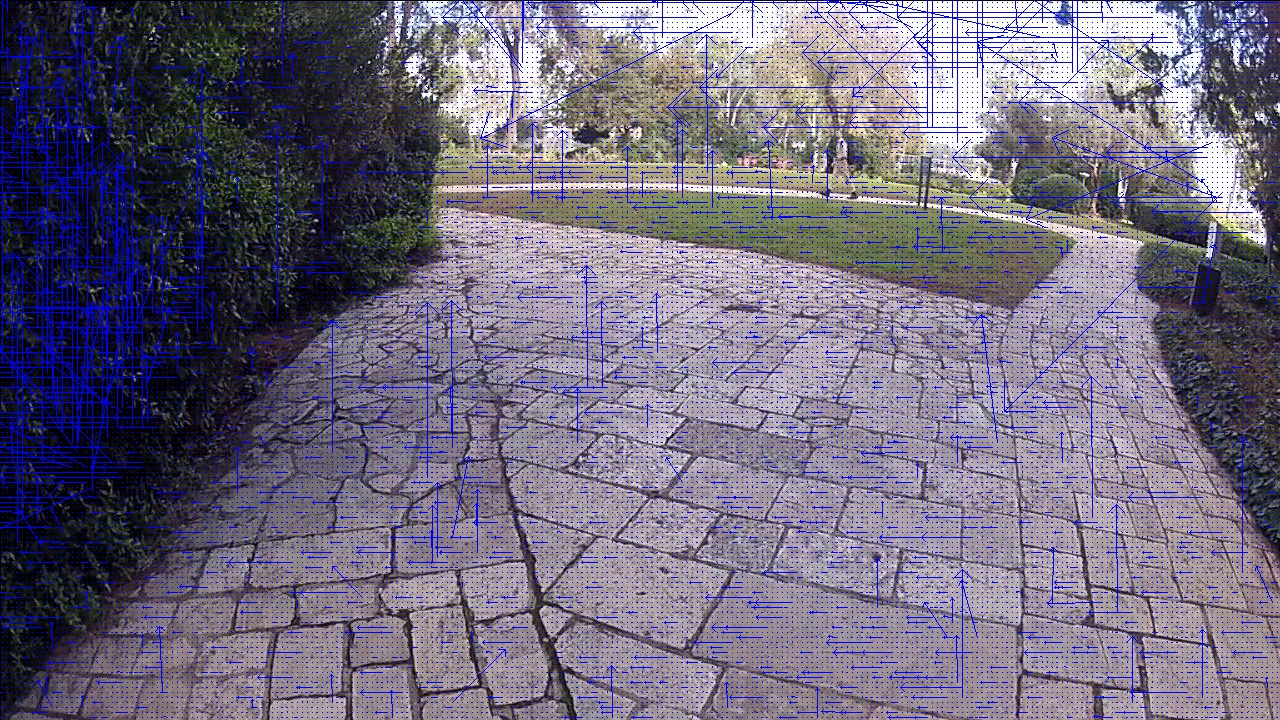
#> input picture Featureless/Optical Flow.jpg, 1280 x 720 px
$ python self_flow.py 'Optical Flow.jpg' 'Optical Flow.jpg'   (Python 2 division)
#> lines starting #> are read from the running program, lines starting #| are printed output that depends on the picture; after the words box and inside, x2 and y2 are one past the last pixel; in counts of white or black regions, pixels touching at a corner belong together
import numpy as np
import cv2
import sys

if len(sys.argv) < 3:
	print "Format : python self_flow.py <image1> <image2> "
	exit()

img_in = cv2.imread(sys.argv[1])
#> img_in is the input picture: shape (720, 1280, 3); mean B, G, R 127.2, 107.2, 113.6
img2_in = cv2.imread(sys.argv[2])

img = cv2.cvtColor(img_in, cv2.COLOR_BGR2GRAY)
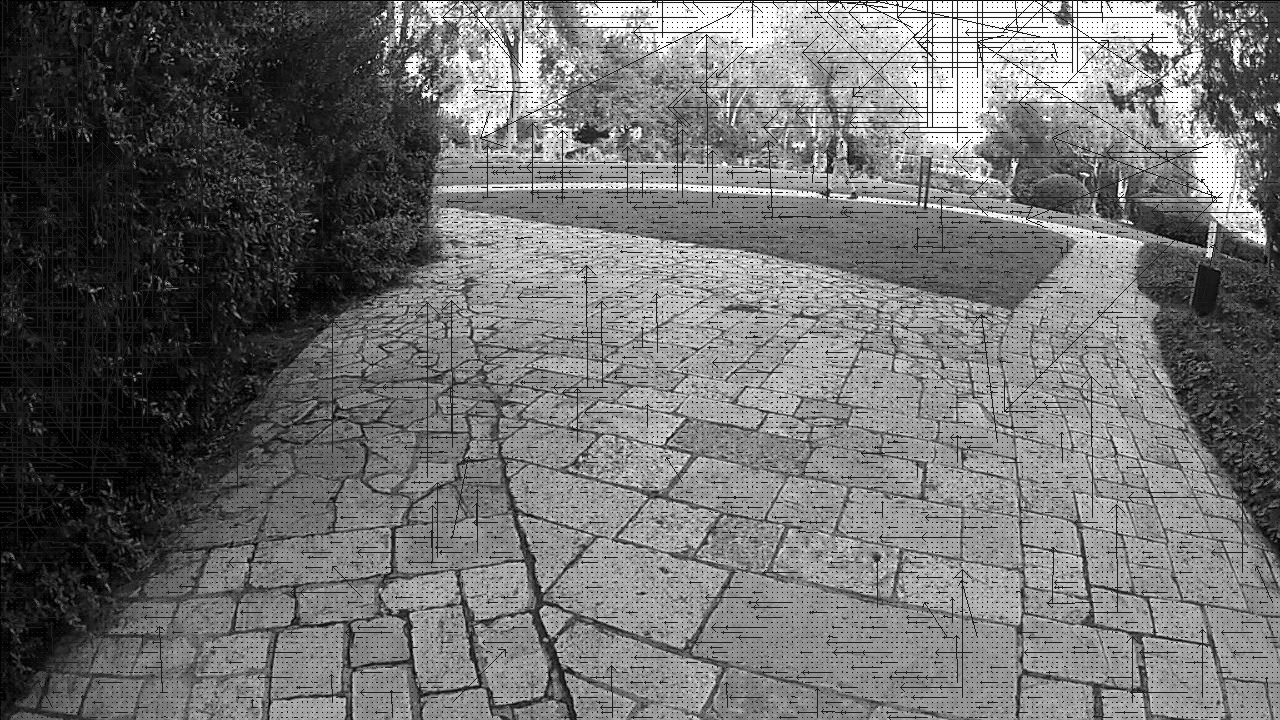
#> img: shape (720, 1280); min 0, max 255, mean 111.4
img2 = cv2.cvtColor(img2_in, cv2.COLOR_BGR2GRAY)

def window_flow(window,window2):
	Ix = np.zeros(window.shape)
	Iy = np.zeros(window.shape)
	It = np.zeros(window.shape)
	Ix[:,1:] = window[:,1:] - window[:,:-1]
	Iy[1:,] = window[1:,] - window[-1,]
	It[:,:] = window2[:,:] - window[:]
	Ix_Ix = np.sum(np.square(Ix))
	Iy_Iy = np.sum(np.square(Iy))
	Ix_Iy = np.sum(Ix*Iy)
	Ix_It = np.sum(Ix*It)
	Iy_It = np.sum(Iy*It)

	mat1 = np.matrix([[Ix_Ix,Ix_Iy],[Ix_Iy,Iy_Iy]])
	mat2 = np.matrix([[-Ix_It],[-Iy_It]])

	try:
		ans = np.linalg.inv(mat1) * mat2
	except:
		# Singular matrix : so almost no motion in this part
		ans = [0,0]
	return ans

r,c = img.shape[:2]
#> r = 720; c = 1280

i=0
j=0

flow_x = np.zeros((r/5+1,c/5+1))
flow_y = np.zeros((r/5+1,c/5+1))

for i in range(r/5):
	for j in range(c/5):
		flow_x[i,j],flow_y[i,j] = window_flow(img[5*i:5*i+5,5*j:5*j+5],img2[5*i:5*i+5,5*j:5*j+5])
#> flow_x: shape (145, 257) float64; every value is 0

img_x = np.zeros(img.shape)
img_y = np.zeros(img.shape)
for i in range(r):
	for j in range(c):
		img_x[i,j] = flow_x[i/5,j/5]
		img_y[i,j] = flow_y[i/5,j/5]
#> img_x: shape (720, 1280) float64; every value is 0
template = img2_in

for i in range(r/5):
	for j in range(c/5):
		cv2.arrowedLine(template,(j*5+2,i*5+2),(int(round(j*5+2+flow_y[i,j])),int(round(i*5+2+flow_x[i,j]))),(255,0,0))
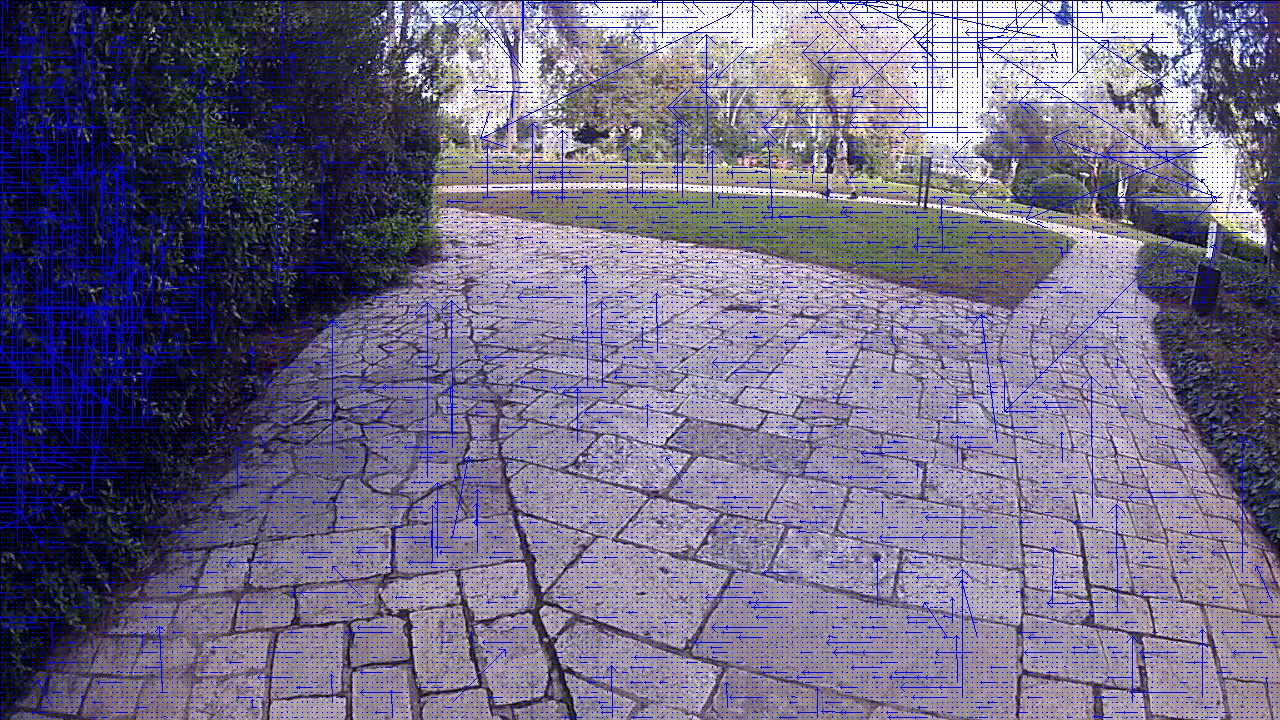
#> template: shape (720, 1280, 3); 4% of pixels changed, all inside (x1, y1, x2, y2) = (2, 2, 1278, 718)
cv2.imwrite('Optical Flow.jpg',template)
